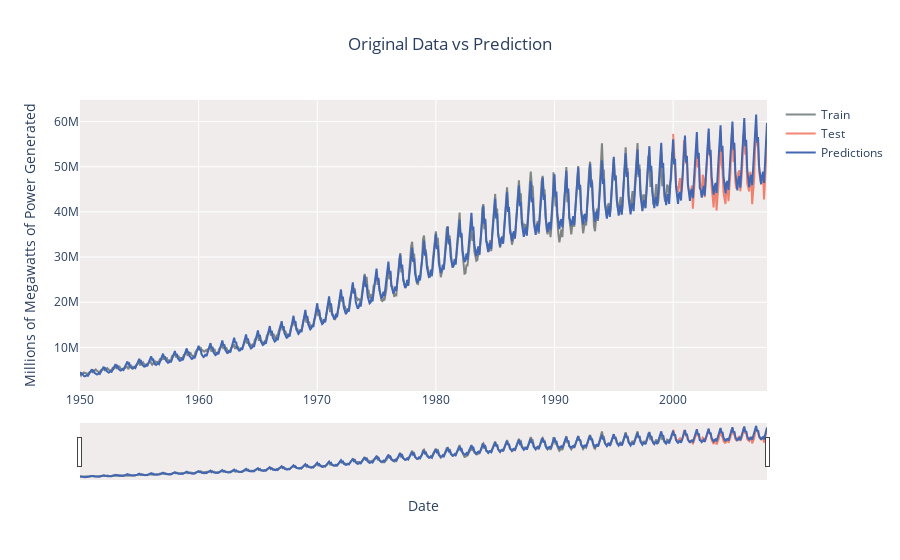

Notebook code cell kept with this figure:
### Code cell
fig = go.Figure()

fig.add_trace(go.Scatter(x=train['ds'], y=train['y'], line_color='#515A5A',
                                opacity=0.7,mode='lines', name="Train"))
fig.add_trace(go.Scatter(x=test['ds'], y=test['y'],
                                mode='lines',opacity=0.7, name="Test"))
fig.add_trace(go.Scatter(x=my_forecast['ds'], y=my_forecast['yhat'], mode='lines', 
                            line_color='#4267B2', name="Predictions"))
fig.update_xaxes(rangeslider_visible=True)
fig.update_layout(
    yaxis_title="Millions of Megawatts of Power Generated ", 
    xaxis_title="Date",
    title="Original Data vs Prediction",
    title_x=0.5,
    plot_bgcolor='#F0ECEC'
)
fig.show()
